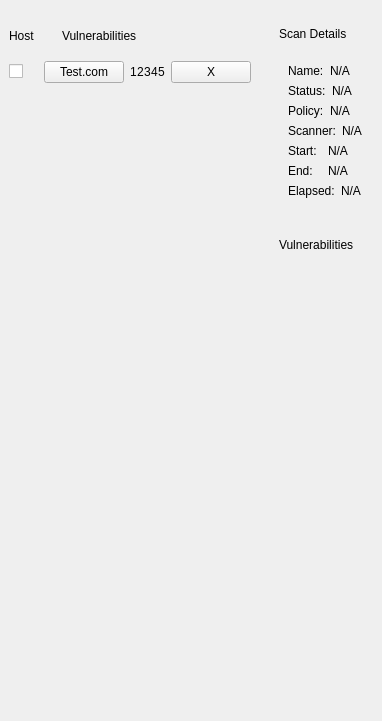
             <widget class="QWidget" name="tab">
              <attribute name="title">
               <string>Host</string>
              </attribute>
              <layout class="QGridLayout" name="gridLayout_52" rowstretch="0,0" columnstretch="6,1">
               <property name="leftMargin">
                <number>0</number>
               </property>
               <property name="topMargin">
                <number>20</number>
               </property>
               <item row="0" column="0">
                <layout class="QGridLayout" name="gridLayout_44">
                 <property name="spacing">
                  <number>0</number>
                 </property>
                 <item row="0" column="0">
                  <widget class="QWidget" name="HostInDesailsTopWidget" native="true">
                   <property name="styleSheet">
                    <string notr="true"/>
                   </property>
                   <layout class="QGridLayout" name="gridLayout_46">
                    <property name="leftMargin">
                     <number>9</number>
                    </property>
                    <item row="0" column="0">
                     <layout class="QGridLayout" name="gridLayout_45" columnstretch="1,4">
                      <item row="0" column="0">
                       <widget class="QLabel" name="HostLabel">
                        <property name="text">
                         <string>Host</string>
                        </property>
                       </widget>
                      </item>
                      <item row="0" column="1">
                       <widget class="QLabel" name="VulnerabilitiesLabel">
                        <property name="text">
                         <string>Vulnerabilities</string>
                        </property>
                       </widget>
                      </item>
                     </layout>
                    </item>
                   </layout>
                  </widget>
                 </item>
                 <item row="1" column="0">
                  <widget class="QWidget" name="HostInDesailsBottomWidget" native="true">
                   <property name="styleSheet">
                    <string notr="true"/>
                   </property>
                   <layout class="QGridLayout" name="gridLayout_51">
                    <item row="0" column="0">
                     <layout class="QGridLayout" name="gridLayout_50" columnstretch="1,4">
                      <item row="0" column="0">
                       <layout class="QGridLayout" name="gridLayout_47" columnstretch="0,1">
                        <property name="horizontalSpacing">
                         <number>21</number>
                        </property>
                        <property name="verticalSpacing">
                         <number>0</number>
                        </property>
                        <item row="0" column="0">
                         <widget class="QCheckBox" name="checkBox">
                          <property name="text">
                           <string/>
                          </property>
                         </widget>
                        </item>
                        <item row="0" column="1">
                         <widget class="QPushButton" name="VulnBtn">
                          <property name="text">
                           <string>Test.com</string>
                          </property>
                         </widget>
                        </item>
                       </layout>
                      </item>
                      <item row="0" column="1">
                       <layout class="QGridLayout" name="gridLayout_49">
                        <item row="0" column="0">
                         <layout class="QGridLayout" name="gridLayout_48">
                          <property name="spacing">
                           <number>0</number>
                          </property>
                          <item row="0" column="0">
                           <widget class="QLabel" name="CriticalLabel">
                            <property name="text">
                             <string>1</string>
                            </property>
                            <property name="alignment">
                             <set>Qt::AlignCenter</set>
                            </property>
                           </widget>
                          </item>
                          <item row="0" column="1">
                           <widget class="QLabel" name="HighLabel">
                            <property name="text">
                             <string>2</string>
                            </property>
                            <property name="alignment">
                             <set>Qt::AlignCenter</set>
                            </property>
                           </widget>
                          </item>
                          <item row="0" column="2">
                           <widget class="QLabel" name="MediumLabel">
                            <property name="text">
                             <string>3</string>
                            </property>
                            <property name="alignment">
                             <set>Qt::AlignCenter</set>
                            </property>
                           </widget>
                          </item>
                          <item row="0" column="3">
                           <widget class="QLabel" name="LowLabel">
                            <property name="text">
                             <string>4</string>
                            </property>
                            <property name="alignment">
                             <set>Qt::AlignCenter</set>
                            </property>
                           </widget>
                          </item>
                          <item row="0" column="4">
                           <widget class="QLabel" name="InfoLabel">
                            <property name="text">
                             <string>5</string>
                            </property>
                            <property name="alignment">
                             <set>Qt::AlignCenter</set>
                            </property>
                           </widget>
                          </item>
                         </layout>
                        </item>
                        <item row="0" column="1">
                         <widget class="QPushButton" name="DeleteBtn">
                          <property name="text">
                           <string>X</string>
                          </property>
                         </widget>
                        </item>
                       </layout>
                      </item>
                     </layout>
                    </item>
                   </layout>
                  </widget>
                 </item>
                </layout>
               </item>
               <item row="0" column="1" rowspan="2">
                <layout class="QGridLayout" name="gridLayout_43">
                 <property name="leftMargin">
                  <number>13</number>
                 </property>
                 <property name="topMargin">
                  <number>7</number>
                 </property>
                 <property name="bottomMargin">
                  <number>0</number>
                 </property>
                 <property name="horizontalSpacing">
                  <number>6</number>
                 </property>
                 <property name="verticalSpacing">
                  <number>10</number>
                 </property>
                 <item row="0" column="0">
                  <widget class="QLabel" name="label_22">
                   <property name="text">
                    <string>Scan Details</string>
                   </property>
                  </widget>
                 </item>
                 <item row="4" column="0">
                  <spacer name="verticalSpacer_6">
                   <property name="orientation">
                    <enum>Qt::Vertical</enum>
                   </property>
                   <property name="sizeHint" stdset="0">
                    <size>
                     <width>20</width>
                     <height>40</height>
                    </size>
                   </property>
                  </spacer>
                 </item>
                 <item row="1" column="0">
                  <widget class="QWidget" name="HostDetailsBar" native="true">
                   <layout class="QGridLayout" name="gridLayout_42">
                    <property name="topMargin">
                     <number>13</number>
                    </property>
                    <property name="bottomMargin">
                     <number>30</number>
                    </property>
                    <item row="0" column="0">
                     <layout class="QGridLayout" name="gridLayout_41">
                      <item row="0" column="0">
                       <layout class="QGridLayout" name="gridLayout_33">
                        <item row="0" column="0">
                         <widget class="QLabel" name="label_70">
                          <property name="text">
                           <string>Name:</string>
                          </property>
                         </widget>
                        </item>
                        <item row="0" column="1">
                         <widget class="QLabel" name="label_71">
                          <property name="text">
                           <string>N/A</string>
                          </property>
                         </widget>
                        </item>
                       </layout>
                      </item>
                      <item row="1" column="0">
                       <layout class="QGridLayout" name="gridLayout_35">
                        <item row="0" column="0">
                         <widget class="QLabel" name="label_72">
                          <property name="text">
                           <string>Status:</string>
                          </property>
                         </widget>
                        </item>
                        <item row="0" column="1">
                         <widget class="QLabel" name="label_73">
                          <property name="text">
                           <string>N/A</string>
                          </property>
                         </widget>
                        </item>
                       </layout>
                      </item>
                      <item row="2" column="0">
                       <layout class="QGridLayout" name="gridLayout_36">
                        <item row="0" column="0">
                         <widget class="QLabel" name="label_74">
                          <property name="text">
                           <string>Policy:</string>
                          </property>
                         </widget>
                        </item>
                        <item row="0" column="1">
                         <widget class="QLabel" name="label_75">
                          <property name="text">
                           <string>N/A</string>
                          </property>
                         </widget>
                        </item>
                       </layout>
                      </item>
                      <item row="3" column="0">
                       <layout class="QGridLayout" name="gridLayout_37">
                        <item row="0" column="0">
                         <widget class="QLabel" name="label_77">
                          <property name="text">
                           <string>Scanner:</string>
                          </property>
                         </widget>
                        </item>
                        <item row="0" column="1">
                         <widget class="QLabel" name="label_76">
                          <property name="text">
                           <string>N/A</string>
                          </property>
                         </widget>
                        </item>
                       </layout>
                      </item>
                      <item row="4" column="0">
                       <layout class="QGridLayout" name="gridLayout_38">
                        <item row="0" column="0">
                         <widget class="QLabel" name="label_78">
                          <property name="text">
                           <string>Start:</string>
                          </property>
                         </widget>
                        </item>
                        <item row="0" column="1">
                         <widget class="QLabel" name="label_79">
                          <property name="text">
                           <string>N/A</string>
                          </property>
                         </widget>
                        </item>
                       </layout>
                      </item>
                      <item row="5" column="0">
                       <layout class="QGridLayout" name="gridLayout_39">
                        <item row="0" column="0">
                         <widget class="QLabel" name="label_80">
                          <property name="text">
                           <string>End:</string>
                          </property>
                         </widget>
                        </item>
                        <item row="0" column="1">
                         <widget class="QLabel" name="label_81">
                          <property name="text">
                           <string>N/A</string>
                          </property>
                         </widget>
                        </item>
                       </layout>
                      </item>
                      <item row="6" column="0">
                       <layout class="QGridLayout" name="gridLayout_40">
                        <item row="0" column="0">
                         <widget class="QLabel" name="label_82">
                          <property name="text">
                           <string>Elapsed:</string>
                          </property>
                         </widget>
                        </item>
                        <item row="0" column="1">
                         <widget class="QLabel" name="label_83">
                          <property name="text">
                           <string>N/A</string>
                          </property>
                         </widget>
                        </item>
                       </layout>
                      </item>
                     </layout>
                    </item>
                   </layout>
                  </widget>
                 </item>
                 <item row="2" column="0">
                  <widget class="QLabel" name="label_23">
                   <property name="text">
                    <string>Vulnerabilities</string>
                   </property>
                  </widget>
                 </item>
                 <item row="3" column="0">
                  <widget class="QWidget" name="ChartBar" native="true"/>
                 </item>
                </layout>
               </item>
               <item row="1" column="0">
                <spacer name="verticalSpacer_7">
                 <property name="orientation">
                  <enum>Qt::Vertical</enum>
                 </property>
                 <property name="sizeHint" stdset="0">
                  <size>
                   <width>20</width>
                   <height>618</height>
                  </size>
                 </property>
                </spacer>
               </item>
              </layout>
             </widget>
